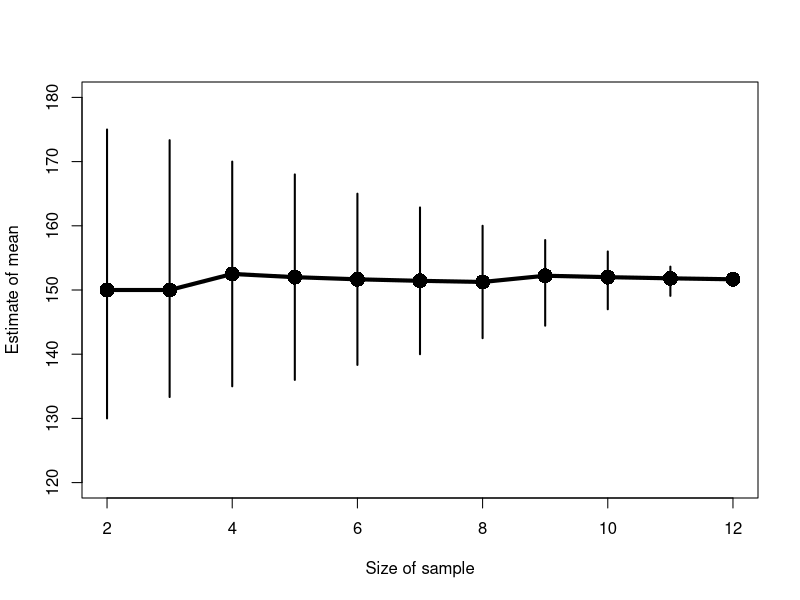
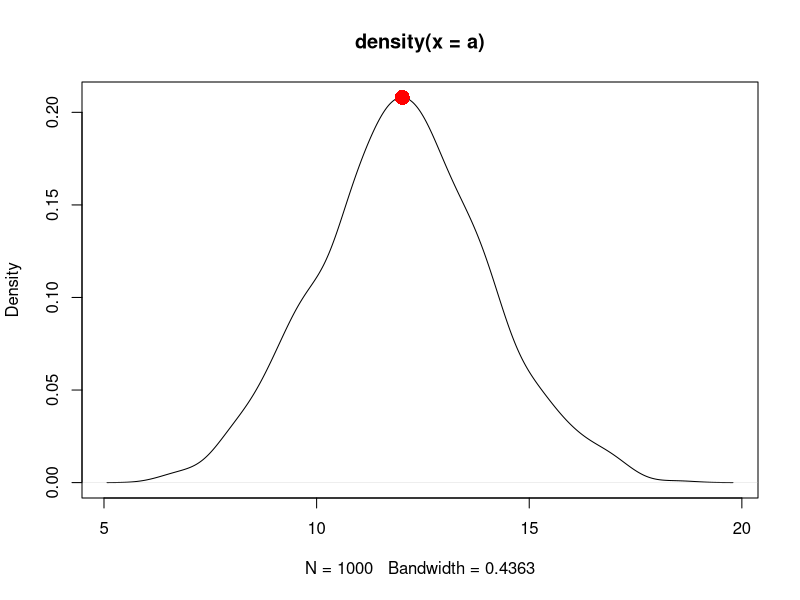
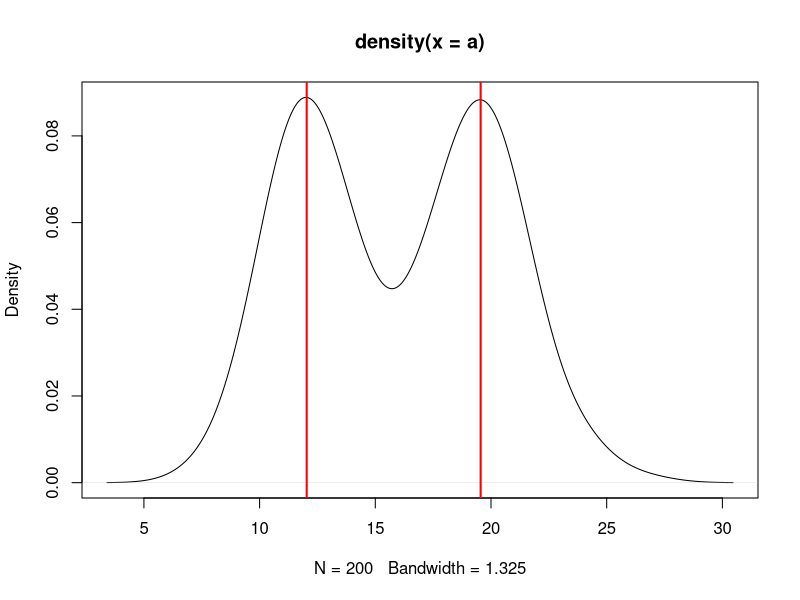
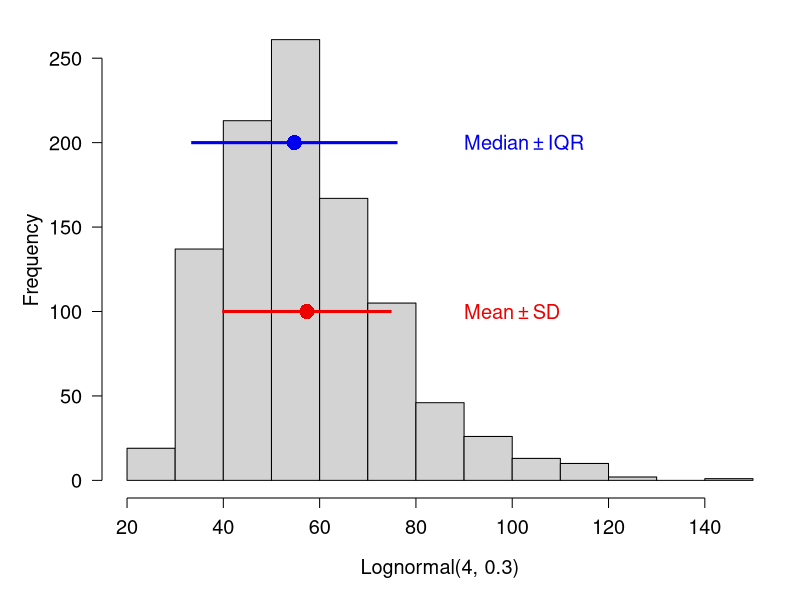
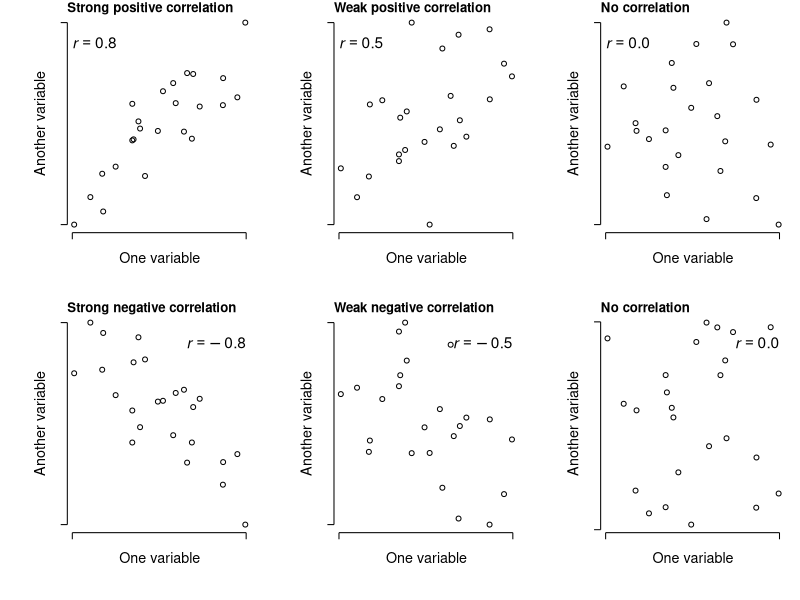
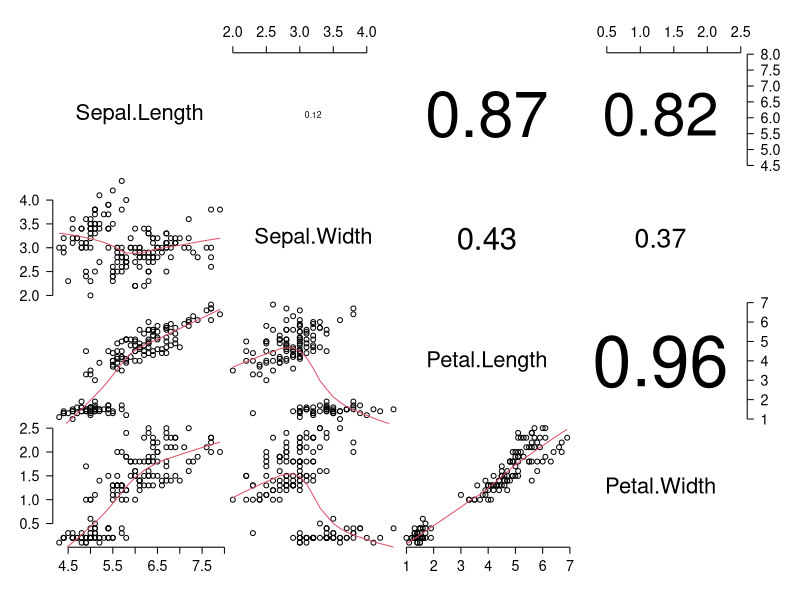
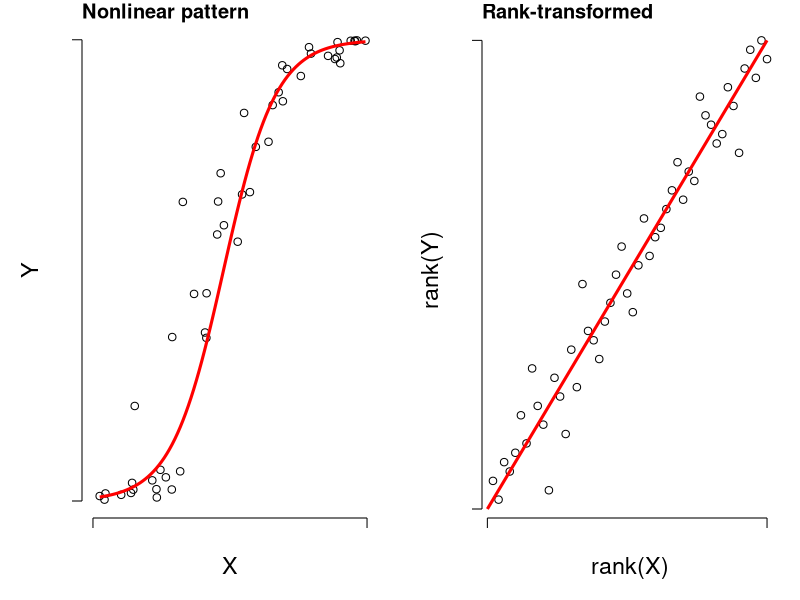
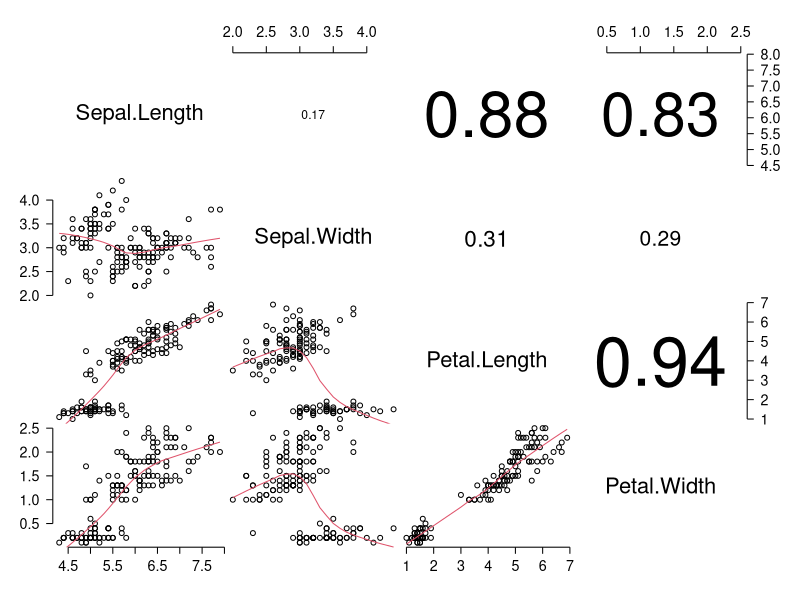

The R source for these figures, in order:
## ---- chunk 1
#| collapse: true

all.wts <- c(130, 150, 170,
             140, 140, 160,
             160, 130, 150,
             170, 180, 140)
npop <- length(all.wts)
ns <- 2:npop
ests <- vector("list", length(ns))
for(i in 1:length(ns)){
  ests[[i]] <- combn(all.wts, m=ns[i], FUN=mean)
}

mins <- sapply(ests, min)
maxs <- sapply(ests, max)
meds <- sapply(ests, median)
plot(ns, meds, type="o", pch=16,
  ylim=c(120, 180), cex=2, lwd=4,
  ylab="Estimate of mean", xlab="Size of sample")
segments(ns, mins, ns, maxs, lwd=2)
## ---- chunk 2
# random normal dist. with mean = 5 and sd = 1
x <- rnorm(100, 5, 1)
mean(x)
## ---- chunk 3
#| collapse: true


x <- c(2, 3, 6, 2, 6, 1, NA)
mean(x)
mean(x, na.rm=TRUE)
## ---- chunk 4
#| collapse: true


# lognormal with logmean 2 and logsd=0.5
x <- rlnorm(10, 2, 0.5)

# custom function for geometric mean:
geomean <- function(x){exp(mean(log(x)))}

# test it out:
geomean(x)

# another way:
geomean2 <- function(x){prod(x)^(1/length(x))}
geomean2(x)
## ---- chunk 5
#| collapse: true


# only defined for postive real values
a <- rlnorm(20, 3, 1)

# custom function to get harmonic mean
har.mean <- function(x){1/(mean(1/x))}

# compare mean, geometric mean, and harmonic mean:
mean(a)
geomean(a)
har.mean(a)
## ---- chunk 6
#| collapse: true


# make some values
x <- c(14, 3, 5, 4)

# weights
# defining as fractions over total
# sample size will guarantee sum(wts)==1
wts <- c(10, 1, 1, 2)/14

# compare mean to weighted mean
mean(x)
weighted.mean(x, wts)
## ---- chunk 7
#| collapse: true

x <- rnorm(100)
median(x)
quantile(x, 0.5)
## ---- chunk 8
#| collapse: true


# generate some random values in 1:8
set.seed(123)
a <- sample(1:8, 20, replace=TRUE)

# simple function for mode
# Will return >1 result if >1 mode.
# Capitalized because already a function called "mode" that
# does something else and don't want to overwrite it
Mode <- function(x){
    un <- sort(unique(x))
    ta <- table(x)
    mx <- max(ta)
    return(un[which(ta==mx)])
}
Mode(a)

# illustration with 2 modes:
b <- c(4,4,4,3,3,3,2,1)
Mode(b)
## ---- chunk 9
set.seed(123)
a <- rnorm(1e3, 12, 2)
den <- density(a)
plot(den)
points(den$x[which.max(den$y)], max(den$y),
    pch=16, col="red", cex=2)
	
# function to estimate mode
Mode2 <- function(x){
    de <- density(x)
    return(de$x[which.max(de$y)])
}
Mode2(a)
## ---- chunk 10
set.seed(123)
a1 <- rnorm(1e2, 12, 2)
a2 <- rnorm(1e2, 20, 2)
a <- c(a1, a2)
den <- density(a)

# shows bimodal distribution:
plot(den)

# function to find peaks on density plot
# i.e., where slope changes from positive to negative
Mode3 <- function(x){
    de <- density(x)
    dif <- diff(de$y)
    flag <- numeric(length(dif))
    for(i in 2:length(dif)){
        if(dif[i-1] >= 0 & dif[i] < 0){flag[i] <- 1}
    }#i    
    return(de$x[which(flag==1)])
}
Mode3(a)
abline(v=Mode3(a), lwd=2, col="red")
## ---- chunk 11
#| collapse: true


set.seed(123)
# different SD, same CV:
a <- rnorm(1000, 4, 2)
b <- rnorm(1000, 20, 10)

# function for CV:
cv <- function(x, pct=TRUE){
    res <- sd(x)/mean(x)
	if(pct){
        return(100*res)
    } else {
        return(res)
    }
}

sd(a)
cv(a)        # as percent
cv(a, FALSE) # as ratio

sd(b)
cv(b)        # as percent
cv(b, FALSE) # as ratio
## ---- chunk 12
#| collapse: true


a <- rnorm(50)
var(a)
sd(a)
sqrt(var(a)) # equivalent to sd(a)

# standard error of the mean
sd(a)/sqrt(length(a))
## ---- chunk 13
#| collapse: true

# generate some skewed data
x <- rlnorm(100, 5, 1)
mad(x)

# compare to:
sd(x)
## ---- chunk 14
#| collapse: true


range(iris$Petal.Length)

# illustration of working with missing values
x <- c(rnorm(20), NA)
range(x)
range(x, na.rm=TRUE)
## ---- chunk 15
#| collapse: true


a <- rnorm(50)

# 20th percentile (aka: 1st quintile)
quantile(a, probs=0.2) 

# 75th percentile (aka: 3rd quartile)
quantile(a, probs=0.75) 

# 2.5 and 97.5 percentiles
# (i.e. 95% CI of a normal distribution)
quantile(a, probs=c(0.025, 0.975)) 

# minimum, or 0th percentile
min(a) 

# maximum, or 100th percentile
max(a)

# demonstration of na.rm
b <- c(a, NA)
min(b)
min(b,na.rm=TRUE)
## ---- chunk 16
#| echo: false


# lognormal variable...strong right skew
set.seed(123)
a <- rlnorm(1e3, 4, 0.3)

par(mfrow=c(1,1), mar=c(5.1, 5.1, 1.1, 1.1),
    bty="n", lend=1, las=1, cex.axis=1.2, cex.lab=1.2)
hist(a, main="", xlab="Lognormal(4, 0.3)")
mu <- mean(a)
sig <- sd(a)
md <- median(a)
iqr <- IQR(a)
segments(mu-sig, 100, mu+sig, 100, lwd=3, col="red2")
segments(md-iqr, 200, md+iqr, 200, lwd=3, col="blue2")
points(mu, 100, pch=16, col="red2", cex=2)
points(md, 200, pch=16, col="blue2", cex=2)
text(90, 100, expression(Mean%+-%SD), col="red2", cex=1.2, adj=0)
text(90, 200, expression(Median%+-%IQR), col="blue2", cex=1.2, adj=0)
## ---- chunk 17
# range of a variable in a data frame
range(iris$Petal.Length)

# make a vector with some numbers and a missing value
a <- c(rnorm(10), NA)

# returns NA
range(a)

# returns range of non-NA values
range(a, na.rm=TRUE)
## ---- chunk 18
#| echo: false
#| fig-width: 9
#| fig-height: 6
#| fig-cap: "Illustration of possible positive and negative relationships between pairs of variables, with different levels of consistency (*r*)."
#| fig-alt:  "Illustration of possible positive and negative relationships between pairs of variables, with different levels of consistency (r)."
#| label: fig-correlations

set.seed(777)

ad <- function(x){
  res <- x + ifelse(any(x<0), abs(min(x)), 0)
  res <- res/max(res)
  return(res)
}

n <- 24
x <- runif(n, 0, 10)
y1 <- 1 + 2.3 * x + rnorm(n, 0, 3)
y1 <- ad(y1)
y2 <- 1 + 2.3 * x + rnorm(n, 0, 16)
y2 <- ad(y2)
y3 <- 1 + 2.3 * x + rnorm(n, 0, 64)
y3 <- ad(y3)

y4 <- 20 - 2.8 * x + rnorm(n, 0, 6)
y4 <- ad(y4)

y5 <- 20 - 2.8 * x + rnorm(n, 0, 15.5)
y5 <- ad(y5)

y6 <- runif(n)

par(mfrow=c(2,3), mar=c(5.1, 5.1, 1.1, 1.1), bty="n",
    lend=1, las=1, cex.axis=1.3, cex.lab=1.3,
    mgp=c(1.5, 1, 0))
plot(x, y1, xlab="One variable", ylab="Another variable", yaxt="n", xaxt="n")
text(0, 0.9, expression(italic(r)==0.8), adj=0, cex=1.4)
title(main="Strong positive correlation", adj=0)
axis(side=1, at=c(0, 10), labels=NA)
axis(side=2, at=c(0, 1), labels=NA)

plot(x, y2, xlab="One variable", ylab="Another variable", yaxt="n", xaxt="n")
text(0, 0.9, expression(italic(r)==0.5), adj=0, cex=1.4)
title(main="Weak positive correlation", adj=0)
axis(side=1, at=c(0, 10), labels=NA)
axis(side=2, at=c(0, 1), labels=NA)

plot(x, y3, xlab="One variable", ylab="Another variable", yaxt="n", xaxt="n")
text(0, 0.9, expression(italic(r)=="0.0"), adj=0, cex=1.4)
title(main="No correlation", adj=0)
axis(side=1, at=c(0, 10), labels=NA)
axis(side=2, at=c(0, 1), labels=NA)

plot(x, y4, xlab="One variable", ylab="Another variable", yaxt="n", xaxt="n")
text(10, 0.9, expression(italic(r)==-0.8), adj=1, cex=1.4)
title(main="Strong negative correlation", adj=0)
axis(side=1, at=c(0, 10), labels=NA)
axis(side=2, at=c(0, 1), labels=NA)

plot(x, y5, xlab="One variable", ylab="Another variable", yaxt="n", xaxt="n")
text(10, 0.9, expression(italic(r)==-0.5), adj=1, cex=1.4)
title(main="Weak negative correlation", adj=0)
axis(side=1, at=c(0, 10), labels=NA)
axis(side=2, at=c(0, 1), labels=NA)

plot(x, y6, xlab="One variable", ylab="Another variable", yaxt="n", xaxt="n")
text(10, 0.9, expression(italic(r)=="0.0"), adj=1, cex=1.4)
title(main="No correlation", adj=0)
axis(side=1, at=c(0, 10), labels=NA)
axis(side=2, at=c(0, 1), labels=NA)
## ---- chunk 19
# calculate linear correlation coefficient
cor(iris$Petal.Length, iris$Petal.Width)
## ---- chunk 20
cor.test(iris$Petal.Length, iris$Petal.Width)
## ---- chunk 21
# correlation matrix between the numerical variables in iris
cor(iris[,1:4])
## ---- chunk 22
# data frame with just the numeric variables
dx <- iris[,1:4]

# set up data frame to hold results
# combn(..., 2) returns matrix of all unique pairs of names
# t(ranspose) this and turn into a data frame.
cor.df <- as.data.frame(t(combn(names(dx), 2)))
cor.df$r <- NA
cor.df$p <- NA

# find the r and p values in a loop
for(i in 1:nrow(cor.df)){
  # test once per iteration  
  curr <- cor.test(dx[,cor.df$V1[i]], dx[,cor.df$V2[i]])
  # pull out values we need from correlation test result
  # and round to 3 decimal places
  cor.df$r[i] <- round(curr$estimate,3)
  cor.df$p[i] <- round(curr$p.value, 3)
}#close i loop

# print result
cor.df
## ---- chunk 23
#| fig-cap: "Scatterplot matrix showing possible correlations between the numeric variables in the `iris` data frame."
#| fig-alt:  "Scatterplot matrix showing possible correlations between the numeric variables in the `iris` data frame."
#| label: fig-scatterplotmatrix


# from ?pairs
# just paste this in once to define the function
# try changing some arguments to change the behavior!
panel.cor <- function(x, y, digits = 2, prefix = "", cex.cor, ...)
{
    par(usr = c(0, 1, 0, 1))
    r <- abs(cor(x, y))
    txt <- format(c(r, 0.123456789), digits = digits)[1]
    txt <- paste0(prefix, txt)
    if(missing(cex.cor)) cex.cor <- 0.8/strwidth(txt)
    text(0.5, 0.5, txt, cex = cex.cor * r)
}

# make the scatterplot matrix
pairs(iris[,1:4], lower.panel=panel.smooth, upper.panel=panel.cor, gap=0)
## ---- chunk 24
#| echo: FALSE
#| fig.width: 8
#| fig.height: 4
#| fig-cap: "Left: illustration of a nonlinear correlation. Right: When values are rank-transformed, the nonlinear trend becomes linear."
#| fig-alt:  "Left: illustration of a nonlinear correlation. Right: When values are rank-transformed, the nonlinear trend becomes linear."
#| label: fig-nonlinear

set.seed(123)
n <- 50
x <- runif(n, 0, 5)

y1 <- 1 + x*2.1 + rnorm(n, 0, 1)
y2 <- (13*x)/(1.5+x)+rnorm(n, 0, 1)
y2 <- plogis(y1-6)

par(mfrow=c(1,2), mar=c(4.1, 4.1, 1.1, 1.1),
    lend=1, las=1, bty="n", cex.lab=1.4, mgp=c(2, 1, 0))

plot(x, y2, xlim=c(0, 5), xaxt="n", yaxt="n",
    xlab="X", ylab="Y")
seqx <- seq(min(x), max(x), length=100)
points(seqx, plogis(2.1*seqx-5), type="l", lwd=3, col="red")
axis(side=1, at=c(0, 5), labels=NA)
axis(side=2, at=c(0, 1), labels=NA)
title(main="Nonlinear pattern", adj=0)

plot(rank(x), rank(y2), xaxt="n",
    xlab="rank(X)", ylab="rank(Y)", yaxt="n")
axis(side=1, at=c(0, 50), labels=NA)
axis(side=2, at=c(0, 50), labels=NA)
segments(0, 0, 50, 50, lwd=3, col="red")
title(main="Rank-transformed", adj=0)

## ---- chunk 25
# just the correlation
cor(iris$Petal.Length, iris$Sepal.Width, method="spearman")
## ---- chunk 26
# significance test
cor.test(iris$Petal.Length, iris$Sepal.Width, method="spearman")
## ---- chunk 27
# Nonlinear correlation matrix
cor(iris[,1:4], method="spearman")
## ---- chunk 28
#| fig-cap: "Scatterplot matrix showing possible nonlinear correlations between the numeric variables in the `iris` data frame."
#| fig-alt:  "Scatterplot matrix showing possible nonlinear correlations between the numeric variables in the `iris` data frame."
#| label: fig-scatterplotmatrix2


# from ?pairs
# just paste this in once to define the function
# try changing some arguments to change the behavior!
panel.cor <- function(x, y, digits = 2, prefix = "", cex.cor, ...)
{
    par(usr = c(0, 1, 0, 1))
    r <- abs(cor(x, y, method="spearman")) # <-- changed here
    txt <- format(c(r, 0.123456789), digits = digits)[1]
    txt <- paste0(prefix, txt)
    if(missing(cex.cor)) cex.cor <- 0.8/strwidth(txt)
    text(0.5, 0.5, txt, cex = cex.cor * r)
}

# make the scatterplot matrix
pairs(iris[,1:4], lower.panel=panel.smooth, upper.panel=panel.cor, gap=0)
